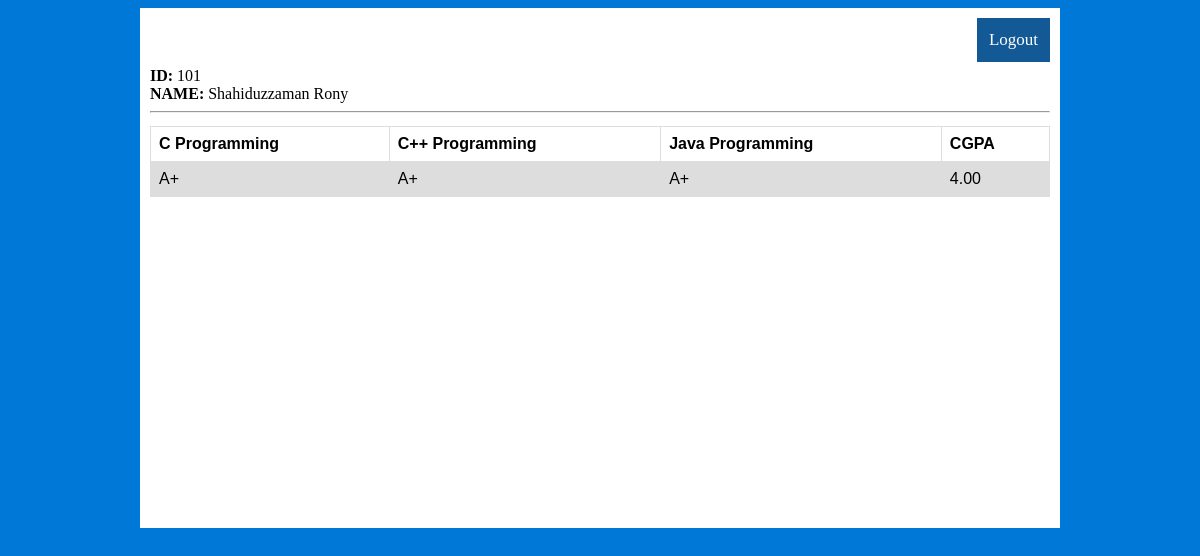
/home.php?user=101 (signed in), run on the app's committed database.
### tables this page shows
CREATE TABLE IF NOT EXISTS `student` (
  `std_id` varchar(100) NOT NULL,
  `std_name` varchar(500) NOT NULL,
  `std_intake` int(4) NOT NULL,
  `std_section` int(4) NOT NULL,
  PRIMARY KEY (`std_id`)
);

CREATE TABLE IF NOT EXISTS `result` (
  `std_id` varchar(100) NOT NULL,
  `c` int(4) NOT NULL,
  `cc` int(4) NOT NULL,
  `java` int(4) NOT NULL,
  PRIMARY KEY (`std_id`)
);

### home.php (the view, shortened to what this page needs)
<?php
	include "config.php";
	$id = "";
	if(isset($_GET["user"]) && !empty(trim($_GET["user"]))){
		$id =  $_GET["user"];
	}
	$name="";
	$sql = "SELECT * FROM student WHERE std_id= $id";
	$stmt = $pdo->prepare($sql);
	$stmt->execute();
	while ($row = $stmt->fetch(PDO::FETCH_ASSOC)) {
		$name = $row['std_name'];
	}
?>
<?php
	$sql = "SELECT * FROM result WHERE std_id= $id";
	$stmt = $pdo->prepare($sql);
	$stmt->execute();
	$s1 = $s2 = $s3 = $s4 = "";
	while ($row = $stmt->fetch(PDO::FETCH_ASSOC)) {
		$total = 0;
		$c = addFunction($row['c']);
		$cg = addCGPA($row['c']);
		$total = $total + $cg;
		$s1 = $c;
		$cc = addFunction($row['cc']);
		$cg1 = addCGPA($row['cc']);
		$total = $total + $cg1;
		$s2 = $cc;
		$j = addFunction($row['java']);
		$cg2 = addCGPA($row['java']);
		$total = $total + $cg2;
		$t = $total / 9;
		$s3 = $j;
		$s4 = $t;
	}
	function addFunction($num1) {
		if ($num1 >= 80) {
			return "A+";
		} elseif ($num1 >= 75 && $num1 < 79) {
			return "A";
		} elseif ($num1 >= 70 && $num1 < 74) {
			return "A-";
		} elseif ($num1 >= 65 && $num1 < 69) {
			return "B+";
		} elseif ($num1 >= 60 && $num1 < 64) {
			return "B";
		} elseif ($num1 >= 55 && $num1 < 59) {
			return "B-";
		} elseif ($num1 >= 50 && $num1 < 54) {
			return "C+";
		} elseif ($num1 >= 45 && $num1 < 49) {
			return "C";
		} elseif ($num1 >= 40 && $num1 < 44) {
			return "D";
		} else {
			return "F";
		}
	}
	function addCGPA($num1) {
		if ($num1 >= 80) {
			return 4*3;
		} elseif ($num1 >= 75 && $num1 < 79) {
			return 3.75*3;
		} elseif ($num1 >= 70 && $num1 < 74) {
			return 3.50*3;
		} elseif ($num1 >= 65 && $num1 < 69) {
			return 3.25*3;
		} elseif ($num1 >= 60 && $num1 < 64) {
			return 3*3;
		} elseif ($num1 >= 55 && $num1 < 59) {
			return 2.75*3;
		} elseif ($num1 >= 50 && $num1 < 54) {
			return 2.5*3;
		} elseif ($num1 >= 45 && $num1 < 49) {
			return 2.25*3;
		} elseif ($num1 >= 40 && $num1 < 44) {
			return 2.00*3;
		} else {
			return 0;
		}
	}
?>
<!DOCTYPE html>
<html lang="en">
	<head>
		<link rel="stylesheet" href="Username.css">
	</head>
	<body>
	<div class="center">
		<div class="logout">
			<a href="?action=logout"> Logout</a>
		</div>
		<div class="main">
			<form action="/home.php">
			<b> <label >ID: </label> </b>
			<label for="male"><?php echo $id; ?></label> </br>
			<b> <label for="male">NAME: </label> </b>
			<label for="male"><?php echo $name; ?></label> </br>
			<hr>
		</form>
		</div>
		<table>
  <tr>
    <th>C Programming</th>
    <th>C++ Programming</th>
    <th>Java Programming</th>
	<th>CGPA</th>
  </tr>
  <tr>
    <td><?php echo $s1; ?></td>
    <td><?php echo $s2; ?></td>
    <td><?php echo $s3; ?></td>
	<td><?php echo number_format($s4,2); ?></td>
  </tr>
</table>
	</body>
</html>

### Username.css (style rules this page uses)
body { background: #0078D7; }
.center { margin: 0 auto; width: 900px; height: 500px; background: #FFFFFF; padding: 10px; }
.logout { float: right; background:#135995; margin-bottom:5px; }
.logout a { float: right; padding: 12px; color: white; text-decoration: none; font-size: 17px; }
table { font-family: arial, sans-serif; border-collapse: collapse; width: 100%; }
td, th { border: 1px solid #dddddd; text-align: left; padding: 8px; }
tr:nth-child(even) { background-color: #dddddd; }
.main { float: right; width: 100%; margin-bottom: 5px; }

### data on the page
student: std_name "Shahiduzzaman Rony"
result: c "A+", cc "A+", java "A+"

### other printed values
$id "101"
$s4 "4.00"
